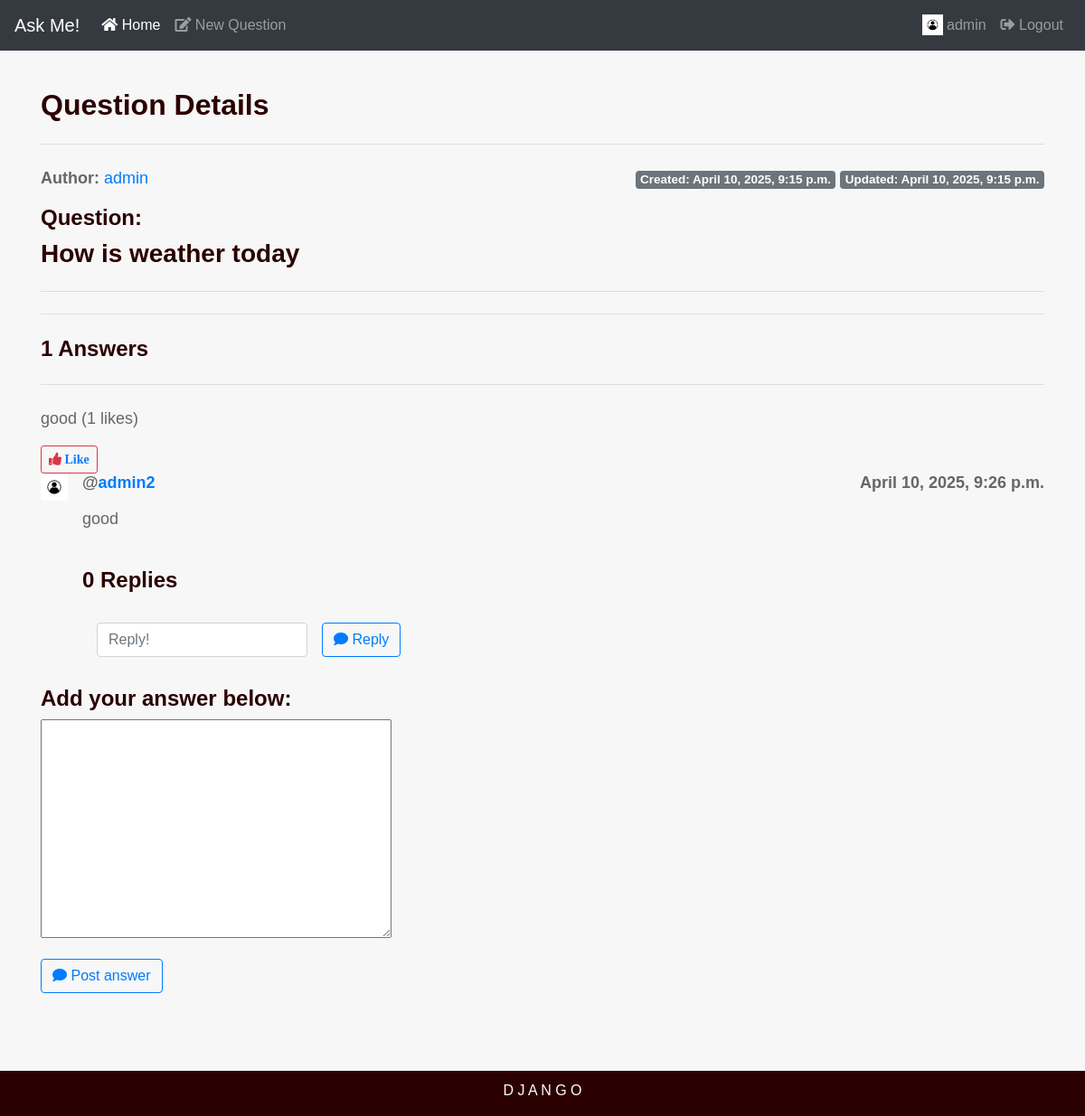
The page /askme/ques/1/ (signed in) on the database its author committed.
### myapp/models.py (models this page shows, shortened)
class Question(models.Model):
    slug = models.SlugField(max_length=120)
    author = models.ForeignKey(User , related_name='blog_posts' , on_delete=models.CASCADE)
    body = models.TextField()
    created = models.DateTimeField(auto_now_add=True)
    updated = models.DateTimeField(auto_now=True)

class Comment(models.Model):
    user = models.ForeignKey(User,on_delete=models.CASCADE,related_name='user_comment')
    ques = models.ForeignKey(Question,on_delete=models.CASCADE,related_name='ques_comment')
    likes = models.ManyToManyField(User , related_name='comment_likes',blank=True)
    content = models.TextField()
    timestamp = models.DateTimeField(auto_now_add=True)

### myapp/views.py (the view)
# urls.py: path('ques/<int:id>/',views.ques_detail,name='ques_detail'),
def ques_detail(request,id):
    ques = get_object_or_404(Question,id=id)
    replies = Replies.objects.all().filter(ques = ques).order_by('-id')
    comments =  Comment.objects.all().filter(ques = ques).order_by('-id')
    if request.method == 'POST':
        if not request.user.is_authenticated:
            return HttpResponseRedirect(reverse('askme:user_login'))
        comment_form = CommentForm(request.POST)
        if comment_form.is_valid():
            cmnt = comment_form.save(commit=False)
            cmnt.user = request.user
            cmnt.ques = ques
            cmnt.save()
            return HttpResponseRedirect(reverse('askme:ques_detail',args = (id,)))
    else:
        comment_form  = CommentForm()
    context = {
        'q': ques,
        'comments' : comments,
        'comment_form' : comment_form ,
        'replies' : replies,
    }
    return render(request, 'ques_detail.html', context=context)

### myapp/forms.py
class CommentForm(forms.ModelForm):
    class Meta:
        model = Comment
        fields = ['content']

### myapp/templatetags/tags.py (called while the page is built)
@register.filter(name='count_reply')
def count_reply(things, category):
    tt =  things.filter(comment=category)
    return tt.count()

@register.filter(name='in_category')
def in_category(things, category):
    return things.filter(comment=category)

### templates/ques_detail.html (shortened to what this page needs)
{% extends 'base.html' %}
{% load static %}
{% load tags %}
{% block content %}
<div>
	<h2 class="display-6">Question Details</h2>
	<hr class="my-4">
	<div>
		<p><strong>Author: </strong><a href="{% url 'askme:profilepage' q.author %}">{{q.author}}</a>
		<span class="float-right">
			<span class="badge badge-secondary">Created: {{q.created}}</span>
			<span class="badge badge-secondary">Updated: {{q.updated}}</span>
		</span></p>
		<h4>Question:</h4><h3>{{q.body}}</h3>
	</div>
	<hr class="my-4">
</div>
<hr class="my-4">
		<h4>{{ comments.count}} Answers </h4>
		<hr class="my-4">
			{% for comment in comments %}
			<p>{{ comment.content }} ({{ comment.likes.count }} likes)</p>
			{% if request.user in comment.likes.all %}
				<button class="btn btn-outline-danger btn-sm">
					<i class="fas fa-thumbs-down">
						<a href="{% url 'askme:like_comment' q.id comment.id %}">Unlike</a>
					</i>
				</button>
			{% else %}
				<button class="btn btn-outline-danger btn-sm">
					<i class="fas fa-thumbs-up">
						<a href="{% url 'askme:like_comment' q.id comment.id %}">Like</a>
					</i>
				</button>
			{% endif %}
			<div class="media">
				<img style="background-color: inherit;" class="mr-3" height="30" width="30" src="{% static 'image.png' %}" alt="Generic placeholder image">
				<div class="media-body">
					<h5 class="mt-0">
						<p><strong>@</strong><a href="{% url 'askme:profilepage' comment.user %}">{{comment.user}}</a>
							<span class="float-right">{{comment.timestamp}}</span>
						</p>
					</h5>
					<p>
						{{ comment.content }}
					</p>
					<br>
					<h4>{{ replies|count_reply:comment}} Replies</h4>
					<br>
					<form class="form-inline" method="POST" action="{% url 'askme:comment_reply' q.id %}">
						<div class="form-group mx-sm-3 mb-2">
							<input class="form-control" type="text" placeholder="Reply!" name="text" value="">
						</div>
						<button class="btn btn-outline-primary mb-2" type="submit" name="comment_id" value="{{comment.id}}"><i class="fas fa-comment"></i> Reply</button>
					</form>
					<br>
				</div>
			</div>
			{% endfor %}
		<h4>Add your answer below:</h4>
		<form method="POST">
    		<div class="form-group">
        {{ comment_form.content }}
    </div>
    <button class="btn btn-outline-primary" type="submit"><i class="fas fa-comment"></i> Post answer</button>
</form>
<br><br>
		<br><br>
{% endblock %}

### templates/base.html (shortened to what this page needs)
{% load static %}
<!DOCTYPE html>
<html lang="en">
<head>
    <link rel="stylesheet" href="https://maxcdn.bootstrapcdn.com/bootstrap/4.0.0/css/bootstrap.min.css">
    <link rel="stylesheet" href="{% static 'app.css' %}" type="text/css" />
    <link rel="stylesheet" href="https://cdnjs.cloudflare.com/ajax/libs/font-awesome/5.14.0/css/all.min.css" />
</head>
<body>
    <nav class="navbar navbar-expand-lg navbar-dark bg-dark fixed-top">
        <a class="navbar-brand" href="{% url 'askme:ques_feed' %}">Ask Me!</a>
        <div class="collapse navbar-collapse" id="navbarSupportedContent">
            <ul class="navbar-nav mr-auto">
                <li class="nav-item active">
                    <a class="nav-link" href="{% url 'askme:ques_feed' %}"><i class="fas fa-home"></i> Home <span class="sr-only">(current)</span></a>
                </li>
                {% if request.user.is_authenticated %}
                    <li class="nav-item">
                        <a class="nav-link" href="{% url 'askme:ask_question' %}"><i class="fas fa-edit"></i> New Question</a>
                    </li>
                {% endif %}
            </ul>
            <ul class="navbar-nav ml-auto">
                {% if request.user.is_authenticated %}
                    <li class="nav-item">
                        <a class="nav-link" href="{% url 'askme:profilepage' request.user %}" id="navbar" role="button" aria-haspopup="true" aria-expanded="false">
                            <img src="/static/image.png" width="23" height="23" class="d-inline-block align-top" alt="profilePic">
                            {{ request.user }}
                        </a>
                    </li>
                    <li class="nav-item"><a class="nav-link" href="{% url 'askme:user_logout' %}"><i class="fas fa-sign-out-alt"></i> Logout</a></li>
                {% else %}
                    <ul class="nav navbar-nav navbar-right">
                        <li class="nav-item"><a class="nav-link" href="{% url 'askme:user_login' %}"><i class="fas fa-sign-in-alt"></i> Login</a></li>
                        <li class="nav-item"><a class="nav-link" href="{% url 'askme:register' %}"><i class="fas fa-user-plus"></i> Register</a></li>
                    </ul>
                {% endif %}
            </ul>
        </div>
    </nav>
    <div class="jumbotron jumbotron-fluid">
        <div class="container container-fluid">
            {% block content %}{% endblock %}
        </div>
    </div>
    <footer class="footer">
        <p>D J A N G O</p>
    </footer>
</body>
</html>

### static/app.css (style rules this page uses)
* { margin: 0; padding: 0; box-sizing: border-box; }
body { font-family: Arial, sans-serif; }
.navbar { background-color: #2b0000; }
.container { padding-top: 77px; }
.footer { position: fixed; left: 0; bottom: 0; width: 100%; background-color: #2b0000; color: white; text-align: center; text-transform: uppercase; }
.footer p { padding-top: 10px; }
.jumbotron { background-color: #f7f7f7; padding: 20px; margin-bottom: 20px; }
.jumbotron p { font-size: 18px; color: #666; }
h1, h2, h3, h4, h5, h6 { font-weight: bold; color: #2b0000; }

### rows shown on the page
Question: author "admin", created "April 10, 2025, 9:15 p.m.", updated "April 10, 2025, 9:15 p.m.", body "How is weather today"
Comment: content "good", likes.count "1", shows "Like", user "admin2", timestamp "April 10, 2025, 9:26 p.m.", id "0"

### other values the page prints
{{ request.user }} "admin"
{{ comments.count }} "1"
